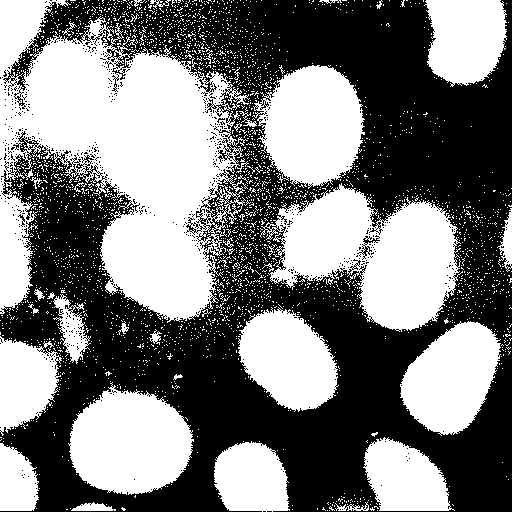
#> input picture Images after laser cutting for AI project/1 DNA repair/09182021/09182021/09182021 SETX KO WT/09_18_21_11h41m_07s_ms539__U2OS_SETX_KO_WT.tif, 512 x 512 px, found by its file name; its folder holds 4 pictures in this run
$ python multi_cell_label_20230319.py   (older library calls are emulated)
#> lines starting #> are read from the running program, lines starting #| are printed output that depends on the picture; after the words box and inside, x2 and y2 are one past the last pixel; in counts of white or black regions, pixels touching at a corner belong together
import os
import numpy as np
import matplotlib.pyplot as plt
import cv2


def overlay_plot(img, rois, filename="test.png"):
    plt.figure()
    plt.imshow(img, cmap='gray')
    for idx, roi in enumerate(rois):
        x, y, w, h = roi
        plt.plot(x + w / 2, y + h / 2, 'r+', markersize=10)
        plt.text(x + w / 2 - 25, y + h / 2 - 15, 'ROI_{}'.format(idx + 1), color='b')
        plt.plot([x, x + w, x + w, x, x], [y, y, y + h, y + h, y], '-r')
    plt.title(filename[:-4])
    plt.tight_layout()
    plt.savefig("{}_overlay.png".format(filename[:-4]), dpi=150)
    plt.close()


def cell_detection(img: np.ndarray, gaussianKernal: tuple = (3, 3), imgMin: int = 0, imgMax: int = 255, boxX=30,
                   boxY=30):
    """

    :param img:
    :param gaussianKernal:
    :param imgMin:
    :param imgMax:
    :param boxX:
    :param boxY:
    :return:
    """

    # Gaussian blur to remove the hot/dark pixel
    blur = cv2.GaussianBlur(img, gaussianKernal, 0)

    # threshold
    _, threshold = cv2.threshold(blur, 0, 255, cv2.THRESH_BINARY + cv2.THRESH_OTSU)

    # Find contours
    contours, _ = cv2.findContours(threshold, cv2.RETR_TREE, cv2.CHAIN_APPROX_SIMPLE)

    count = 0
    result = np.zeros((100, 4))
    for contour in contours:
        # Obtain the bounding rectangle of the contour
        x, y, w, h = cv2.boundingRect(contour)
        # if w > boxX or h > boxY:
        if w > boxX and h > boxY:
            result[count, 0:6] = np.array([x, y, w, h])
            count += 1
    return np.uint16(result[:count - 1, :])


def main():
    folder = r"C:\Users\changfan\Downloads\1 DNA repair-20230319T175246Z-001\1 DNA repair\09182021\09182021\09182021 SETX KO WT"
    imageFiles = sorted([x for x in os.listdir(folder) if x.endswith("tif")])
    defaultRois = np.zeros((1, 1))
    for idx, imageFile in enumerate(imageFiles[:]):
        print(imageFile)

        # Read tiff image
        temp = cv2.imread(os.path.join(folder, imageFile), cv2.IMREAD_UNCHANGED)
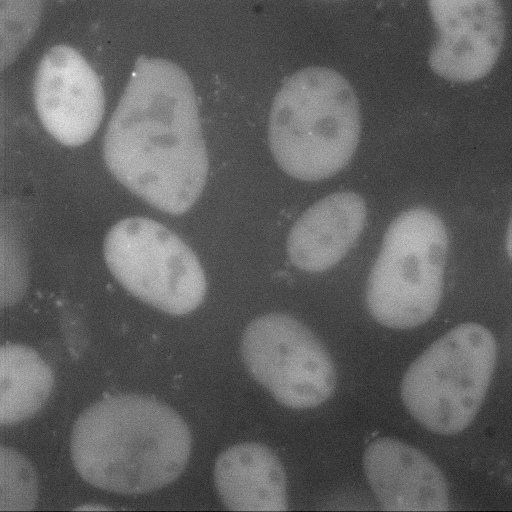
#> temp: shape (512, 512) uint16; min 1174, max 1498, mean 1295.6; drawn with min black and max white

        # Normalize pixel values to 0-255 range
        img = cv2.normalize(temp, None, 0, 255, cv2.NORM_MINMAX, cv2.CV_8U)

        # roi detection
        rois = cell_detection(img)
#> in cell_detection, `_, threshold = cv2.threshold(blur, 0, 255, cv2.THRESH_BINARY + cv2.THR..`:
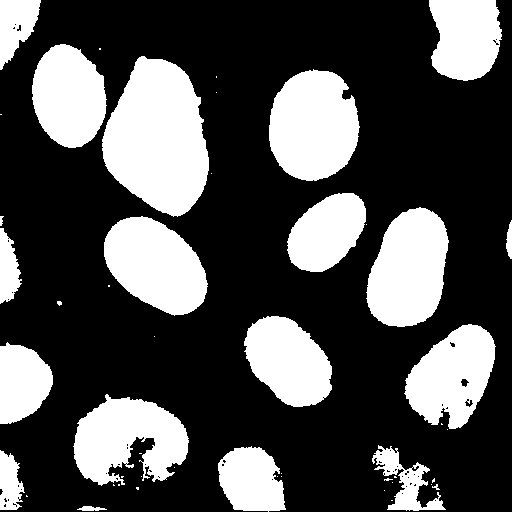
#> threshold: shape (512, 512); 31% white; 49 white regions (29 under 20 px)
#> in cell_detection, `contours, _ = cv2.findContours(threshold, cv2.RETR_TREE, cv2.CHAIN_APP..`: contours = 107 contours, 84 with area under 20; largest, box (x1, y1, x2, y2) and area: (102, 56, 209, 217) 12021, (269, 69, 360, 181) 7731, (366, 207, 449, 327) 7232, (104, 216, 208, 316) 6978, (73, 394, 189, 486) 6644
#> the loop in cell_detection, `for contour in contours:` made 107 passes
#> (x, y, w, h) on passes 1, 4, 5, 6, 7, 10, 11, 12, 14, 15, 16, 18: (77, 506, 30, 5), (384, 490, 1, 1), (136, 487, 3, 3), (432, 484, 8, 6), (431, 484, 1, 1), (392, 482, 1, 1), (432, 478, 3, 5), (384, 478, 9, 3), (281, 476, 1, 1), (277, 476, 1, 1), (141, 476, 1, 1), (281, 473, 1, 1)
#> (contour, x, y, w, h) on passes 2, 3, 8, 9, 13, 17: ([[391, 500], [392, 500]], 391, 500, 2, 1), ([[26, 495], [26, 496], [27, 496]], 26, 495, 2, 2), ([[118, 484], [118, 485], [119, 485], [119, 484]], 118, 484, 2, 2), ([[113, 484], [113, 485], [114, 485]], 113, 484, 2, 2), ([[394, 476], [394, 477], [396, 477], [395, 476]], 394, 476, 3, 2), ([[121, 476], [121, 477], [122, 477], [123, 476]], 121, 476, 3, 2)
#> after the loop in cell_detection, `for contour in contours:`: count = 14; result = 100 rows, first 6: [218, 446, 68, 66], [372, 445, 74, 66], [73, 394, 116, 92], [0, 342, 53, 82], [404, 324, 92, 105], [244, 316, 88, 91]
#> rois = 13 rows, first 6: [218, 446, 68, 66], [372, 445, 74, 66], [73, 394, 116, 92], [0, 342, 53, 82], [404, 324, 92, 105], [244, 316, 88, 91]
        # np.savetxt("{}.csv".format(imageFile[:-4]), rois, delimiter=',', header="x,y,w,h")

        # display image
        # overlay_plot(temp, result, imageFile)

        if len(rois) > len(defaultRois):
            defaultRois = rois
#> defaultRois has the same summary as rois
#> pass 2 of the loop in main, `for idx, imageFile in enumerate(imageFiles[:]):`:
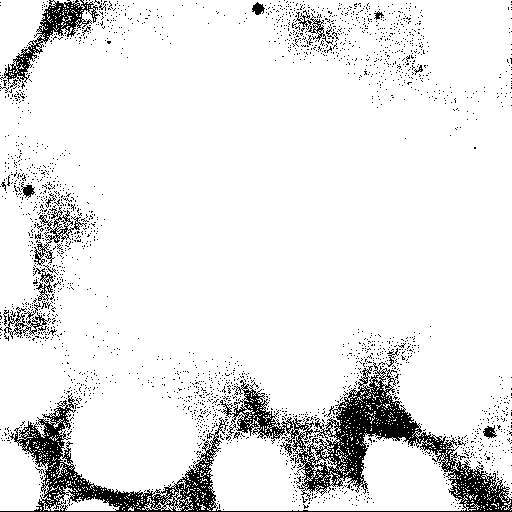
#> input picture Images after laser cutting for AI project/1 DNA repair/09182021/09182021/09182021 SETX KO WT/09_18_21_11h47m_35s_ms023__E06U2OS_SETX_KO_WT.tif, 512 x 512 px, found by its file name
#> in main, `temp = cv2.imread(os.path.join(folder, imageFile), cv2.IMREAD_UNCHANGED)`:
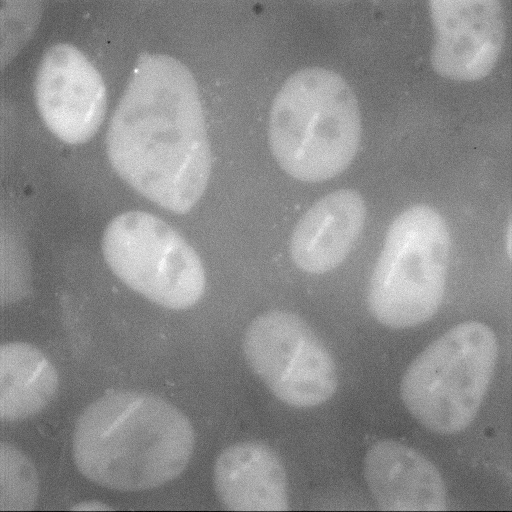
#> temp: shape (512, 512) uint16; min 1382, max 1760, mean 1586.4; drawn with min black and max white
#> in cell_detection (call 2), `_, threshold = cv2.threshold(blur, 0, 255, cv2.THRESH_BINARY + cv2.THR..`:
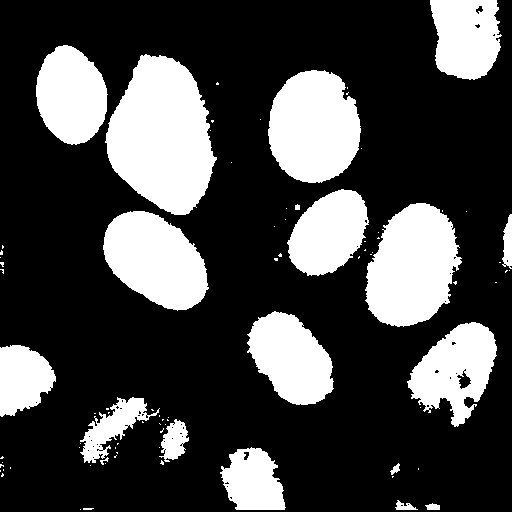
#> threshold: shape (512, 512); 27.4% white; 85 white regions (65 under 20 px)
#> contours = 141 contours, 121 with area under 20; largest, box (x1, y1, x2, y2) and area: (105, 54, 217, 215) 12211, (365, 203, 462, 327) 8424, (268, 70, 361, 183) 8002, (103, 211, 209, 311) 7110, (247, 311, 334, 405) 5336
#> the loop in cell_detection (call 2), `for contour in contours:` made 141 passes
#> (x, y, w, h) on passes 1, 2, 3, 4, 5, 8, 13, 14: (80, 509, 1, 1), (83, 508, 11, 2), (425, 503, 15, 7), (395, 500, 23, 10), (400, 504, 4, 3), (1, 473, 3, 4), (90, 465, 1, 1), (0, 464, 4, 4)
#> after the loop in cell_detection (call 2), `for contour in contours:`: count = 12; result = 100 rows, first 6: [220, 447, 66, 63], [80, 397, 80, 66], [0, 345, 56, 72], [407, 322, 90, 105], [247, 311, 87, 94], [103, 211, 106, 100]
#> rois = [[220, 447, 66, 63], [80, 397, 80, 66], [0, 345, 56, 72], [407, 322, 90, 105], [247, 311, 87, 94], [103, 211, 106, 100], [365, 203, 97, 124], [287, 189, 82, 87], [268, 70, 93, 113], [105, 54, 112, 161], [36, 45, 72, 100]]
#> pass 3 of the loop in main, `for idx, imageFile in enumerate(imageFiles[:]):`:
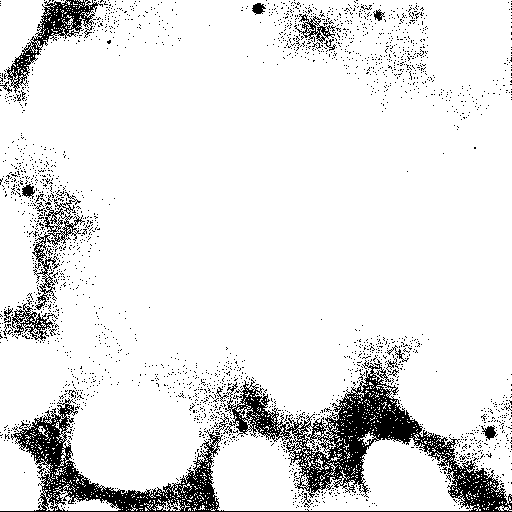
#> input picture Images after laser cutting for AI project/1 DNA repair/09182021/09182021/09182021 SETX KO WT/09_18_21_11h48m_36s_ms024__E07U2OS_SETX_KO_WT.tif, 512 x 512 px, found by its file name
#> in main, `temp = cv2.imread(os.path.join(folder, imageFile), cv2.IMREAD_UNCHANGED)`:
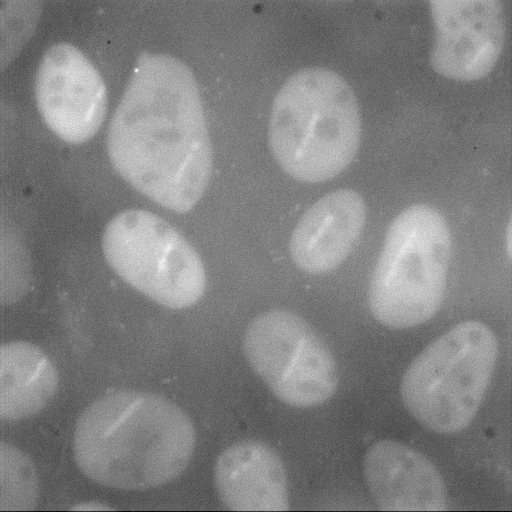
#> temp: shape (512, 512) uint16; min 1389, max 1779, mean 1585.2; drawn with min black and max white
#> in cell_detection (call 3), `_, threshold = cv2.threshold(blur, 0, 255, cv2.THRESH_BINARY + cv2.THR..`:
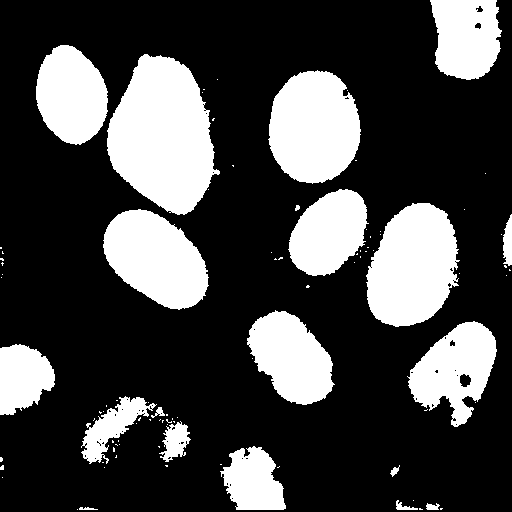
#> threshold: shape (512, 512); 27.3% white; 95 white regions (75 under 20 px)
#> contours = 154 contours, 132 with area under 20; largest, box (x1, y1, x2, y2) and area: (107, 54, 220, 215) 12213, (366, 203, 460, 327) 8437, (268, 70, 361, 184) 7994, (103, 209, 209, 310) 7063, (407, 321, 497, 427) 5380
#> the loop in cell_detection (call 3), `for contour in contours:` made 154 passes
#> (x, y, w, h, count) on pass 19: (220, 446, 66, 64, 1)
#> the loop made 4 passes; the first 3 are shown
#> (the run stopped early here; a loop or call above may not have finished)
